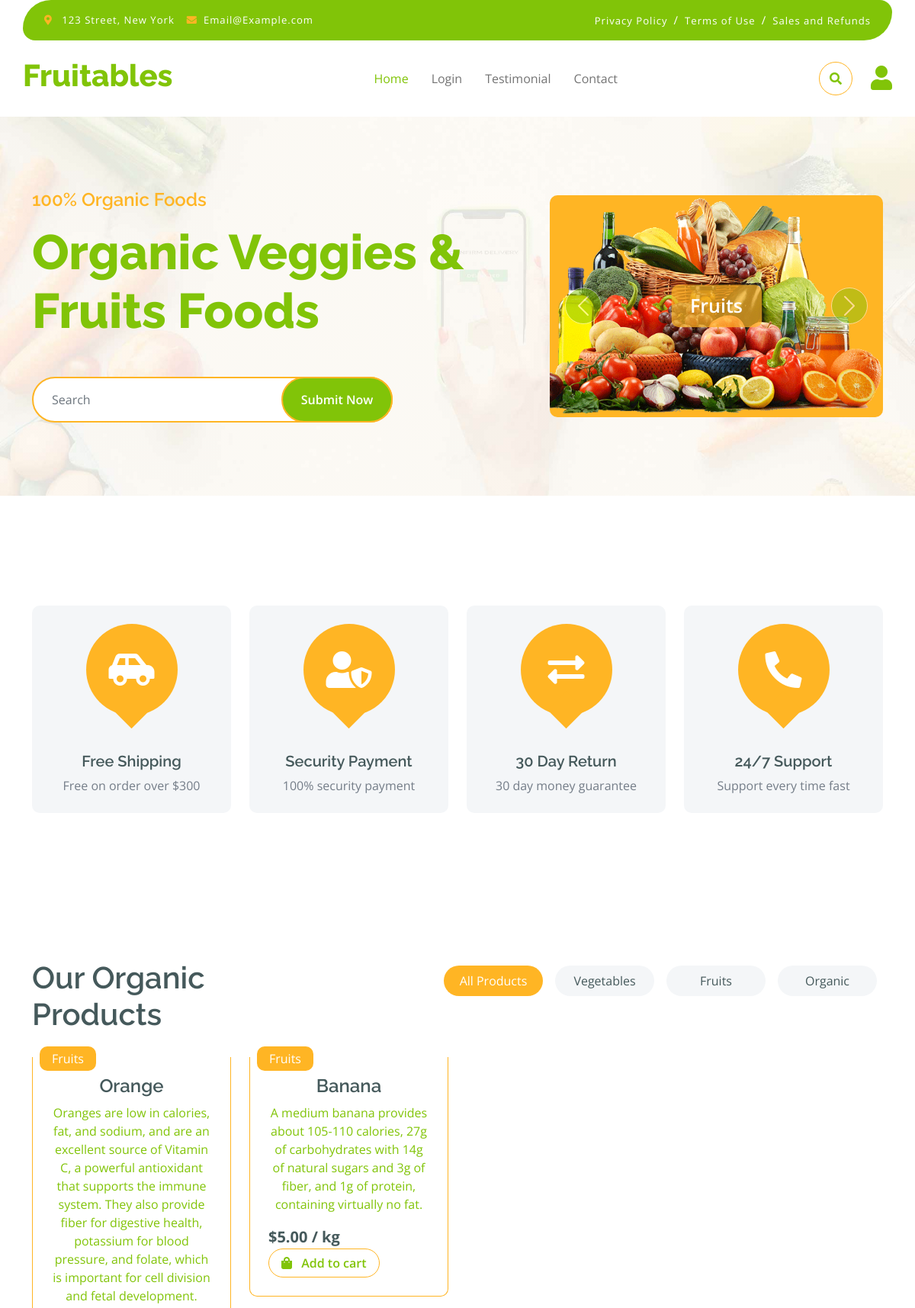
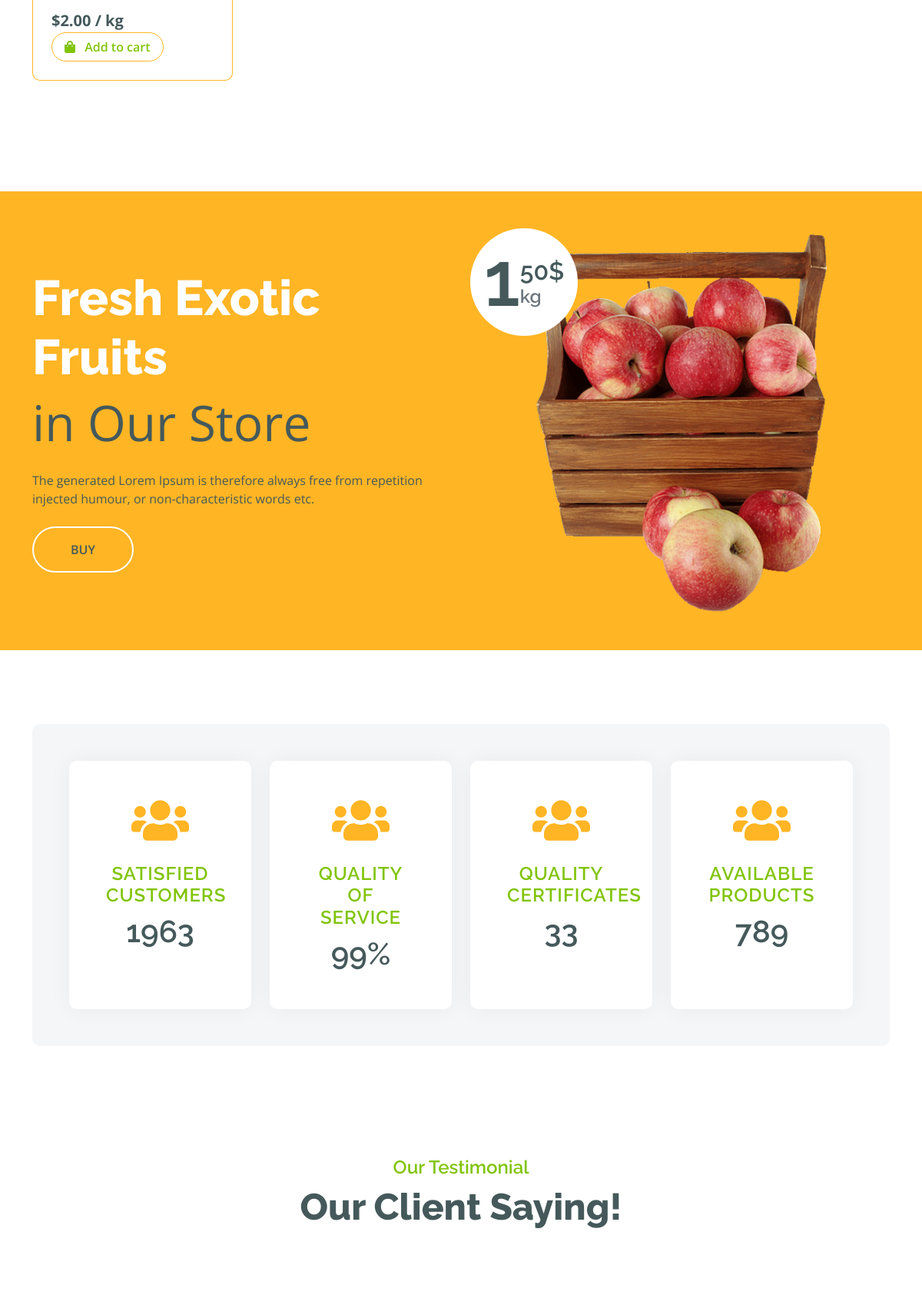
The app's page /?search=Fruits (upper part) with its own data (2 pictures, top to bottom).
### fruits/models.py (models this page shows, shortened)
class Category(models.Model):
    category = models.CharField(max_length=100)
    def __str__(self):
        return self.category

class Fruits(models.Model):
    name = models.CharField(max_length=100)
    category = models.ForeignKey(Category, on_delete=models.SET_NULL, null=True)
    price = models.DecimalField(default="1.00", decimal_places=2, max_digits=10)
    image = models.ImageField(upload_to="images/")
    description = models.TextField()
    rating = models.IntegerField(default=1)
    updated = models.DateTimeField(auto_now=True)
    created = models.DateTimeField(auto_now_add=True)
    class Meta:
        ordering = ['-updated', '-created']

### fruits/views.py (the view, shortened to what this page needs)
# urls.py: path("", views.home_view, name="home"),
def home_view(request):
    fruits = Fruits.objects.filter(
        Q(name__icontains=request.GET.get("search", "")) |
        Q(category__category__icontains=request.GET.get("search", ""))
    )
    categories = Category.objects.all()
    testimonies = Testimonial.objects.all()
    q = request.GET.get("search")
    cart = Cart.objects.filter(user=request.user.id)
    return render(request, "pages/home.html", {"fruits": fruits, "categories": categories, "testimonies": testimonies, "cart": cart})

### templates/pages/home.html (shortened to what this page needs)
{% extends 'components/layout.html' %}
{% block content %}
{% include 'components/header.html' %}
{% if fruits %}
    {% include 'components/hero.html' %}
    {% include 'components/features.html' %}
    {% include 'components/fruits_shop.html' %}
    {% include 'components/banner.html' %}
    {% include 'components/facts.html' %}
    {% include 'components/testimony_box.html' %}
{% endif %}
{% endblock %}

### templates/components/fruits_shop.html (shortened to what this page needs)
{% load static %}
<div class="container-fluid fruite py-5">
    <div class="container py-5">
        <div class="tab-class text-center">
            <div class="row g-4">
                <div class="col-lg-4 text-start">
                    <h1>Our Organic Products</h1>
                </div>
                {% include 'components/categories.html' %}
            </div>
            <div class="tab-content">
                <div id="tab-1" class="tab-pane fade show p-0 active">
                    <div class="row g-4">
                        <div class="col-lg-12">
                            <div class="row g-4">
                                {% for fruit in fruits %}
                                    <div class="col-md-6 col-lg-4 col-xl-3">
                                    <div class="rounded position-relative fruite-item">
                                        <div class="fruite-img">
                                        </div>
                                        <div class="text-white bg-secondary px-3 py-1 rounded position-absolute" style="top: 10px; left: 10px;">{{fruit.category}}</div>
                                        <div class="p-4 border border-secondary border-top-0 rounded-bottom">
                                            <a href="{% url 'product_detail' fruit.id %}">
                                                <h4>{{fruit.name}}</h4>
                                                <p>{{fruit.description}}</p>
                                            </a>
                                            <div class="d-flex justify-content-between flex-lg-wrap">
                                                <p class="text-dark fs-5 fw-bold mb-0">${{fruit.price}} / kg</p>
                                                <form action="" method="post">
                                                    <button type="submit" class="btn border border-secondary rounded-pill px-3 text-primary">
                                                        <i class="fa fa-shopping-bag me-2 text-primary"></i> Add to cart
                                                    </button>
                                                </form>
                                            </div>
                                        </div>
                                    </div>
                                </div>
                                {% endfor %}
                            </div>
                        </div>
                    </div>
                </div>
            </div>
        </div>
    </div>
</div>

### templates/components/categories.html
<div class="col-lg-8 text-end">
    <ul class="nav nav-pills d-inline-flex text-center mb-5">
        <li class="nav-item">
            <a class="d-flex m-2 py-2 bg-light rounded-pill active"  href="{% url 'home' %}">
                <span class="text-dark" style="width: 130px;">All Products</span>
            </a>
        </li>
        {% for category in categories %}
            <li class="nav-item">
                <a class="d-flex py-2 m-2 bg-light rounded-pill" href="{% url 'home' %}?search={{category.category}}">
                    <span class="text-dark" style="width: 130px;">{{category.category}}</span>
                </a>
            </li>
        {% endfor %}
    </ul>
</div>

### static/css/style.css (style rules this page uses)
.btn { font-weight: 600; transition: .5s; }
.btn.border-secondary { transition: 0.5s; }
.fruite .tab-class .nav-item a.active { background: var(--bs-secondary) !important; }
.fruite .tab-class .nav-item a.active span { color: var(--bs-white) !important; }
.fruite .fruite-item { height: 100%; transition: 0.5s; }
.fruite .fruite-item .fruite-img { overflow: hidden; transition: 0.5s; border-radius: 10px 10px 0 0; }

### records on screen
Category: category "Vegetables"
Category: category "Fruits"
Category: category "Organic"
Fruits: category "Fruits", name "Orange", description "Oranges are low in calories, fat, and sodium, and are an excellent source of Vitamin C, a powerful antioxidant that supports the immune system. They also provide fiber for digestive health, potassium for blood pressure, and folate, which is important for cell division and fetal development.", price "2.00"
Fruits: category "Fruits", name "Banana", description "A medium banana provides about 105-110 calories, 27g of carbohydrates with 14g of natural sugars and 3g of fiber, and 1g of protein, containing virtually no fat.", price "5.00"
